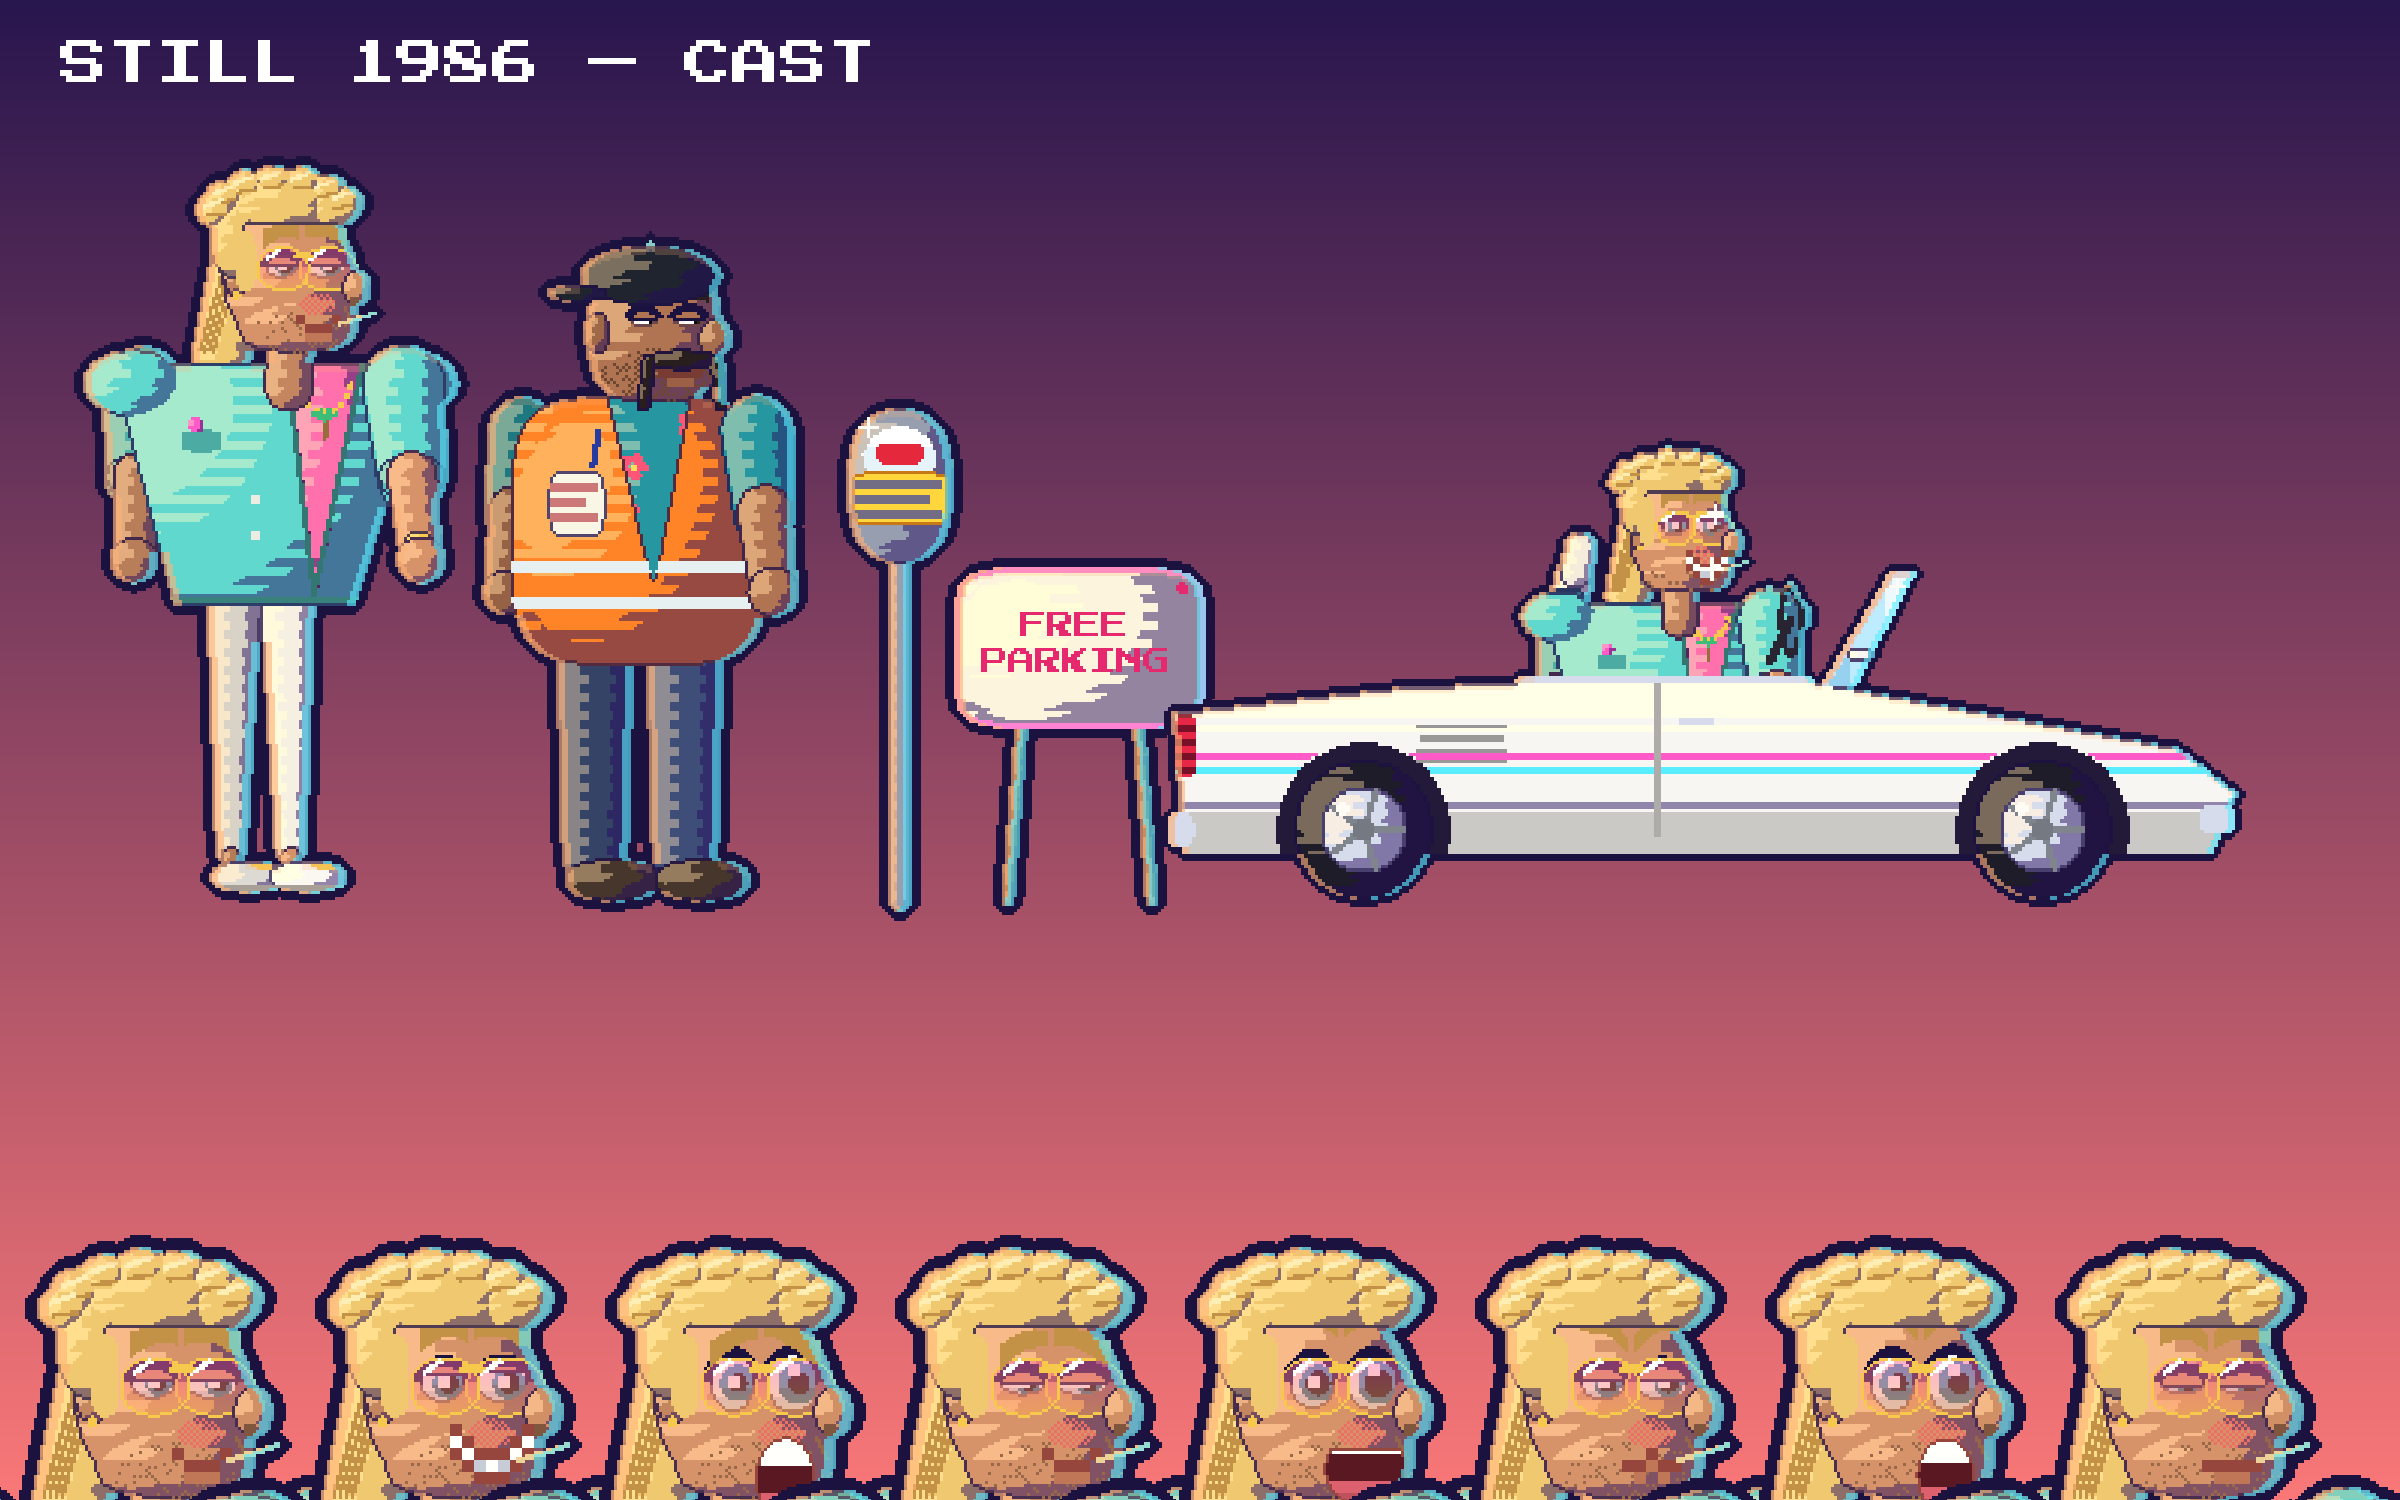

Write Python code to recreate this figure.
"""Model sheet «STILL 1986» from the real sprites (props/v86cast.py, manner props/v86pix.py).  python3 cast_sheet.py -> cast_sheet.png"""
import sys, pathlib; sys.path.insert(0, str(pathlib.Path(__file__).resolve().parents[3] / 'engine'))
import numpy as np
from PIL import Image, ImageDraw
import overlays as O
from props import v86pix as VX, v86cast as C
from props.dibspix import blit

W, H = 2400, 1500
big = np.zeros((H, W, 3), np.uint8)
yy = np.linspace(0, 1, H)[:, None, None]
big[:] = (np.array((40, 22, 78)) * (1 - yy) + np.array((250, 120, 120)) * yy).astype(np.uint8)
def put(fn, x, y, s, flip=False, **kw):
    sp = VX.draw(fn, s, flip=flip, **kw); blit(big, sp, x, y, s, None, flip); return sp
put(C.vince, 260, 900, 9.0, expr='cool')
put(C.rey, 640, 900, 9.0, expr='chill')
put(C.meter, 900, 900, 9.0)
put(C.sign_free, 1080, 900, 9.0)
put(C.car, 1700, 900, 7.0, vince_kw=dict(expr='smooth', glint=1.0, sparkle=1.0))
for i, e in enumerate(['cool', 'smooth', 'outraged', 'scheming', 'ecstatic', 'defeated', 'shock', 'tired']):
    sp = VX.draw(C.vince, 12.0, expr=e, legs=False)
    hx, hy = sp.anchors['head']
    blit(big, sp, 160 + i * 290 - hx * 12, 1400 + hy * 12 - 0, 12.0, None)
im = Image.fromarray(big); d = ImageDraw.Draw(im); d.fontmode = '1'
d.text((60, 40), 'STILL 1986 — CAST', font=O.pfont(48), fill=(255, 255, 255))
im.save(pathlib.Path(__file__).with_name('cast_sheet.png')); print('ok')
